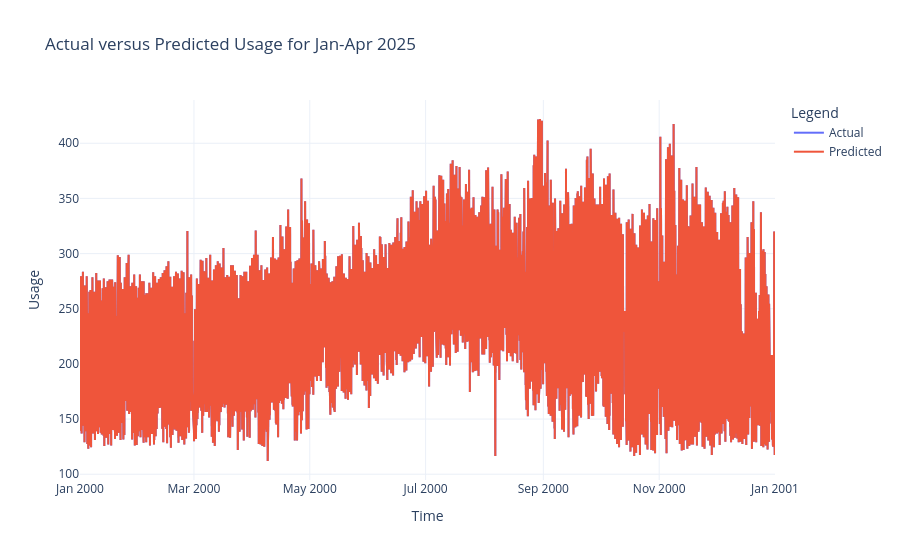

Here is the notebook cell this chart was saved with:
### Code cell
import plotly.graph_objects as go

# Create the figure
fig = go.Figure()

# Add first usage trace
fig.add_trace(go.Scatter(
    x=merged.index,  # assuming time and date are in the index
    y=merged['KWH11_Y24'],
    mode='lines',
    name='Actual'
))

# Add second usage trace
fig.add_trace(go.Scatter(
    x=merged.index,
    y=y_pred,
    mode='lines',
    name='Predicted'
))

# Customize layout
fig.update_layout(
    title='Actual versus Predicted Usage for Jan-Apr 2025',
    xaxis_title='Time',
    yaxis_title='Usage',
    legend_title='Legend',
    template='plotly_white'
)

# Show the figure
fig.show()

### Figure 1 — Plotly figure (JSON) as saved in the notebook; plotly's stock layout.template omitted (floating-point values rounded to 4 significant figures; data arrays with more than 128 entries replaced by an {"elided": "..."} marker saying what was removed)
{"data": [{"mode": "lines", "name": "Actual", "type": "scatter", "x": {"elided": "34956 str values"}, "y": {"elided": "34956 float values"}}, {"mode": "lines", "name": "Predicted", "type": "scatter", "x": {"elided": "34956 str values"}, "y": {"elided": "34956 float values"}}], "layout": {"legend": {"title": {"text": "Legend"}}, "title": {"text": "Actual versus Predicted Usage for Jan-Apr 2025"}, "xaxis": {"title": {"text": "Time"}}, "yaxis": {"title": {"text": "Usage"}}}}
